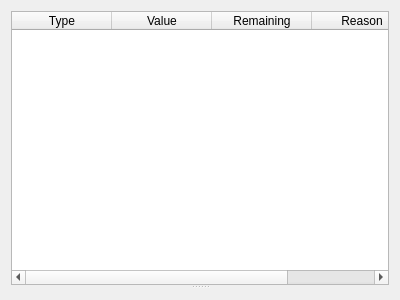
<?xml version="1.0" encoding="UTF-8"?>
<ui version="4.0">
 <class>BanListWidget</class>
 <widget class="QWidget" name="BanListWidget">
  <property name="geometry">
   <rect>
    <x>0</x>
    <y>0</y>
    <width>400</width>
    <height>300</height>
   </rect>
  </property>
  <property name="windowTitle">
   <string/>
  </property>
  <layout class="QGridLayout" name="gridLayout">
   <item row="0" column="0">
    <widget class="QSplitter" name="splitter">
     <property name="orientation">
      <enum>Qt::Vertical</enum>
     </property>
     <widget class="QTableWidget" name="tableWidget_bl_banList">
      <property name="contextMenuPolicy">
       <enum>Qt::CustomContextMenu</enum>
      </property>
      <property name="editTriggers">
       <set>QAbstractItemView::NoEditTriggers</set>
      </property>
      <property name="selectionMode">
       <enum>QAbstractItemView::SingleSelection</enum>
      </property>
      <property name="selectionBehavior">
       <enum>QAbstractItemView::SelectRows</enum>
      </property>
      <attribute name="horizontalHeaderStretchLastSection">
       <bool>true</bool>
      </attribute>
      <attribute name="verticalHeaderVisible">
       <bool>false</bool>
      </attribute>
      <attribute name="verticalHeaderHighlightSections">
       <bool>false</bool>
      </attribute>
      <column>
       <property name="text">
        <string>Type</string>
       </property>
      </column>
      <column>
       <property name="text">
        <string>Value</string>
       </property>
      </column>
      <column>
       <property name="text">
        <string>Remaining</string>
       </property>
      </column>
      <column>
       <property name="text">
        <string>Reason</string>
       </property>
      </column>
     </widget>
     <widget class="QWidget" name="verticalLayoutWidget">
      <layout class="QVBoxLayout" name="verticalLayout"/>
     </widget>
    </widget>
   </item>
  </layout>
 </widget>
 <resources/>
 <connections/>
</ui>
